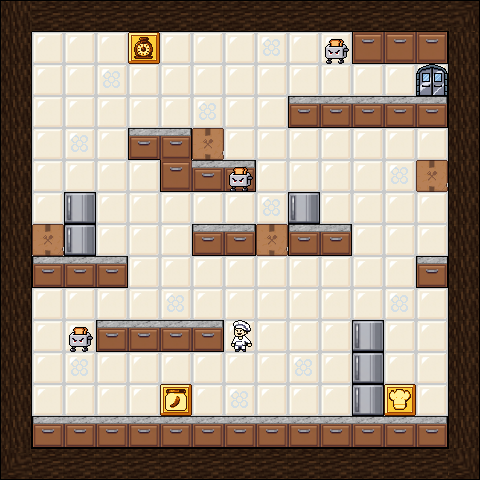

A 2D game scene composited from a Tiled map and its tileset images. What follows is a short description and the map's XML, with every tile layer's data as written:
An orthogonal 15x15 tile map with 32x32 px tiles, 2 tile layers (Static, Objects), 2 tilesets.

<map version="1.10" tiledversion="1.12.2" orientation="orthogonal" renderorder="right-down" width="15" height="15" tilewidth="32" tileheight="32" infinite="0" nextlayerid="3" nextobjectid="1">
 <tileset firstgid="1" source="kitchen.tsx" />
 <tileset firstgid="65" source="objects.tsx" />
 <layer id="2" name="Static" width="15" height="15">
  <data encoding="csv">
5,6,6,6,6,6,6,6,6,6,6,6,6,6,7,
13,4,4,4,4,4,4,4,29,4,4,25,26,27,13,
13,4,4,29,4,4,4,4,4,4,4,4,4,4,13,
13,4,4,4,4,4,29,4,4,1,2,2,2,3,13,
13,4,29,4,1,11,4,4,4,4,4,4,4,4,13,
13,4,4,4,4,25,2,3,4,4,4,4,29,4,13,
13,4,20,4,4,4,4,4,29,20,4,4,4,4,13,
13,4,20,4,4,4,1,3,4,1,3,4,4,4,13,
13,1,2,3,4,4,4,4,4,4,4,4,4,21,13,
13,4,4,4,4,29,4,4,4,4,4,4,29,4,13,
13,4,4,1,2,2,3,4,4,4,4,20,4,4,13,
13,4,29,4,4,4,4,4,4,29,4,20,4,4,13,
13,4,4,4,4,4,4,29,4,4,4,20,4,4,13,
13,1,2,2,2,2,2,2,2,2,2,2,2,3,13,
14,6,6,6,6,6,6,6,6,6,6,6,6,6,15
</data>
 </layer>
 <layer id="1" name="Objects" width="15" height="15">
  <data encoding="csv">
0,0,0,0,0,0,0,0,0,0,0,0,0,0,0,
0,0,0,0,74,0,0,0,0,0,68,0,0,0,0,
0,0,0,0,0,0,0,0,0,0,0,0,0,66,0,
0,0,0,0,0,0,0,0,0,0,0,0,0,0,0,
0,0,0,0,0,0,65,0,0,0,0,0,0,0,0,
0,0,0,0,0,0,0,68,0,0,0,0,0,65,0,
0,0,0,0,0,0,0,0,0,0,0,0,0,0,0,
0,65,0,0,0,0,0,0,65,0,0,0,0,0,0,
0,0,0,0,0,0,0,0,0,0,0,0,0,0,0,
0,0,0,0,0,0,0,0,0,0,0,0,0,0,0,
0,0,68,0,0,0,0,67,0,0,0,0,0,0,0,
0,0,0,0,0,0,0,0,0,0,0,0,0,0,0,
0,0,0,0,0,70,0,0,0,0,0,0,73,0,0,
0,0,0,0,0,0,0,0,0,0,0,0,0,0,0,
0,0,0,0,0,0,0,0,0,0,0,0,0,0,0
</data>
 </layer>
</map>
